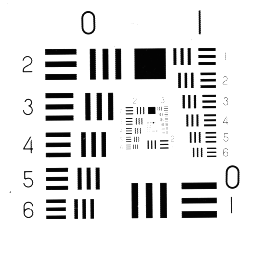
//> input picture 17-Frequency-filter/1.tiff, 256 x 256 px
$ ./main   (built with g++ and OpenCV 4)
//> lines starting //> are read from the running program, lines starting //| are printed output that depends on the picture; after the words box and inside, x2 and y2 are one past the last pixel; in counts of white or black regions, pixels touching at a corner belong together
#include<opencv2/opencv.hpp>
#include<iostream>

using namespace std;
using namespace cv;
//*****************频率域滤波*******************
void fftshift(Mat &src) {
	int cx = src.cols / 2;
	int cy = src.rows / 2;//以下的操作是移动图像  (零频移到中心)
	Mat part1(src, Rect(0, 0, cx, cy));  //元素坐标表示为(cx,cy)
	Mat part2(src, Rect(cx, 0, cx, cy));
	Mat part3(src, Rect(0, cy, cx, cy));
	Mat part4(src, Rect(cx, cy, cx, cy));

	Mat temp;
	part1.copyTo(temp);  //左上与右下交换位置(实部)
	part4.copyTo(part1);
	temp.copyTo(part4);

	part2.copyTo(temp);  //右上与左下交换位置(实部)
	part3.copyTo(part2);
	temp.copyTo(part3);
}

Mat freqfilt(Mat &src, Mat &blur)
{
	//***********************DFT*******************
	Mat plane[] = { src, Mat::zeros(src.size() , CV_32FC1) }; //创建通道，存储dft后的实部与虚部（CV_32F，必须为单通道数）
	Mat complexIm;
	merge(plane, 2, complexIm);//合并通道 （把两个矩阵合并为一个2通道的Mat类容器）
	dft(complexIm, complexIm);//进行傅立叶变换，结果保存在自身

	//***************中心化********************
	fftshift(complexIm);
	split(complexIm, plane);//分离通道（数组分离）


	//*********************显示原图频谱图***********************************
	Mat before;
	magnitude(plane[0], plane[1], before);//获取幅度图像，0通道为实部通道，1为虚部，因为二维傅立叶变换结果是复数
	before += Scalar::all(1);  //傅立叶变换后的图片不好分析，进行对数处理，结果比较好看
	log(before, before);    // float型的灰度空间为[0，1])
	normalize(before, before, 1, 0, NORM_INF);  //归一化便于显示
	imshow("原图像频谱图", before);

	//*****************滤波器函数与DFT结果的乘积****************
	Mat blur_r, blur_i, BLUR;
	multiply(plane[0], blur, blur_r); //滤波（实部与滤波器模板对应元素相乘）
	multiply(plane[1], blur, blur_i);//滤波（虚部与滤波器模板对应元素相乘）
	Mat plane1[] = { blur_r, blur_i };

	//*********************显示滤波后的频谱图***********************************
	Mat after;
	magnitude(plane1[0], plane1[1], after);//获取幅度图像，0通道为实部通道，1为虚部，因为二维傅立叶变换结果是复数
	after += Scalar::all(1);  //傅立叶变换后的图片不好分析，进行对数处理，结果比较好看
	log(after, after);    // float型的灰度空间为[0，1])
	normalize(after, after, 1, 0, NORM_INF);  //归一化便于显示
	imshow("滤波后频谱图", after);


	//*****************消去中心化*********************************
	merge(plane1, 2, BLUR);//实部与虚部合并
	fftshift(BLUR);


	idft(BLUR, BLUR);    //idft结果也为复数
	split(BLUR, plane);//分离通道，主要获取通道
	magnitude(plane[0], plane[1], plane[0]);  //求幅值(模)
	normalize(plane[0], plane[0], 1, 0, NORM_INF);  //归一化便于显示
	return plane[0];//返回参数
}


//*****************理想低通滤波器***********************
Mat ideal_lbrf_kernel(Mat &src, float sigma)
{
	Mat ideal_low_pass(src.size(), CV_32FC1); //，CV_32FC1
	float d0 = sigma;//半径D0越小，模糊越大；半径D0越大，模糊越小
	for (int i = 0; i < src.rows; i++) {
		for (int j = 0; j < src.cols; j++) {
			double d = sqrt(pow((i - src.rows / 2), 2) + pow((j - src.cols / 2), 2));//分子,计算pow必须为float型
			if (d <= d0) {
				ideal_low_pass.at<float>(i, j) = 1;
			}
			else {
				ideal_low_pass.at<float>(i, j) = 0;
			}
		}
	}
	string name = "理想低通滤波器d0=" + std::to_string(sigma);
	imshow(name, ideal_low_pass);
	return ideal_low_pass;
}

cv::Mat ideal_Low_Pass_Filter(Mat &src, float sigma)
{
	int M = getOptimalDFTSize(src.rows);
	int N = getOptimalDFTSize(src.cols);
	Mat padded;                 //调整图像加速傅里叶变换
	copyMakeBorder(src, padded, 0, M - src.rows, 0, N - src.cols, BORDER_CONSTANT, Scalar::all(0));
	padded.convertTo(padded, CV_32FC1); //将图像转换为float型

	Mat ideal_kernel = ideal_lbrf_kernel(padded, sigma);//理想低通滤波器
	Mat result = freqfilt(padded, ideal_kernel);
	return result;
}


int main(int argc, char *argv[])
{
	const char* filename = argc >= 2 ? argv[1] : "1.tiff";

	Mat input = imread(filename, IMREAD_GRAYSCALE);
//> input is the input picture: 256 rows x 256 cols, CV_8UC1; min 1, max 255, mean 225.9
	if (input.empty())
		return -1;
	imshow("input", input);//显示原图

	cv::Mat ideal = ideal_Low_Pass_Filter(input, 20);
//> after the loop in ideal_lbrf_kernel, `for (int i = 0; i < src.rows; i++)`:
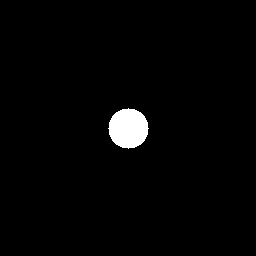
//> ideal_low_pass: 256 rows x 256 cols, CV_32FC1; values 0 (black) and 1 (white), 1.9% white; 1 white region, box (x1, y1, x2, y2) and area: (108, 108, 149, 149) 1257
//> in freqfilt, `Mat plane[] = { src, Mat::zeros(src.size() , CV_32FC1) };`: plane[1]: 256 rows x 256 cols, CV_32FC1; every value is 0
//> in freqfilt, `split(complexIm, plane);`:
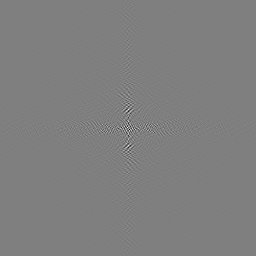
//> plane[1]: 256 rows x 256 cols, CV_32FC1; min -369317.5, max 369317.5, mean 0; drawn with min black and max white
//> in freqfilt, `normalize(before, before, 1, 0, NORM_INF);`:
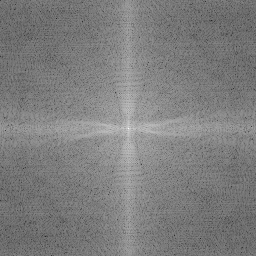
//> before: 256 rows x 256 cols, CV_32FC1; min 0.145, max 1, mean 0.495
//> in freqfilt, `split(BLUR, plane);`:
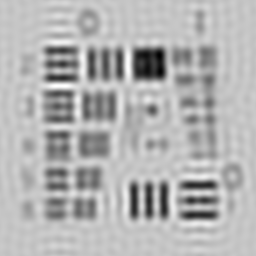
//> plane[0]: 256 rows x 256 cols, CV_32FC1; min -3851825.5, max 22732900, mean 14805564; drawn with min black and max white
//> in freqfilt, `split(BLUR, plane);`:
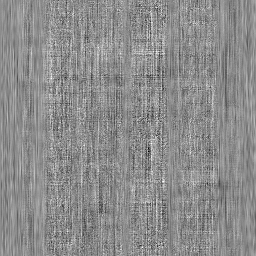
//> plane[1]: 256 rows x 256 cols, CV_32FC1; min -1.66, max 1.35, mean 2.33e-10; drawn with min black and max white
//> in freqfilt, `magnitude(plane[0], plane[1], plane[0]);`:
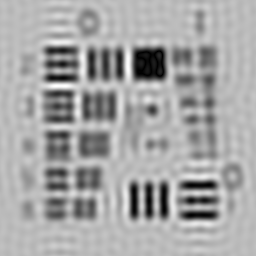
//> plane[0]: 256 rows x 256 cols, CV_32FC1; 0.5% of pixels changed, all inside (x1, y1, x2, y2) = (138, 51, 163, 76); drawn with min black and max white
	ideal = ideal(cv::Rect(0, 0, input.cols, input.rows));
	imshow("滤波结果", ideal);
	waitKey();
	return 0;
}
